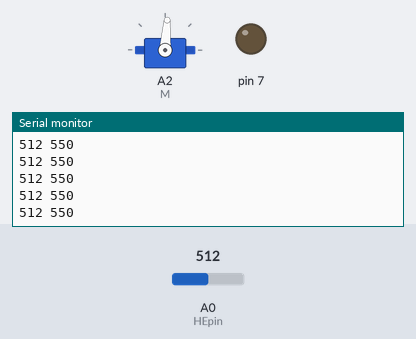
Recording of a sketch running on a simulated Arduino Uno, built with avr-gcc and run on an emulated ATmega328P. Shown: servo, output pins drawn as LEDs (lit = HIGH), the last lines printed to the serial monitor. The inputs (shaded band) are chosen by the test bench; at power-on: A0 (HEpin) = 512.

Above: at 1.2 s.
1.3 s: A0 (HEpin) set to 991
At 2.1 s:
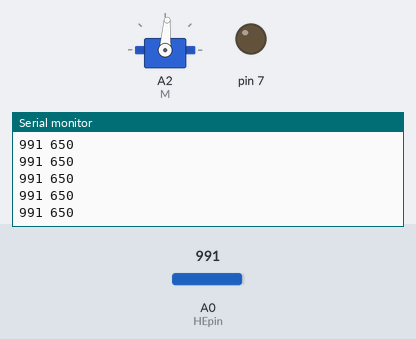
2.8 s: A0 (HEpin) set to 1014
At 3.7 s:
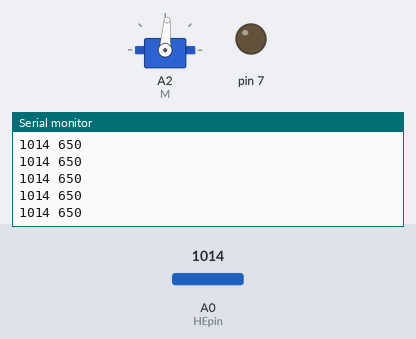
Timing chart, 0 to 5.8 s (numbered marks = the images above; inputs shaded):
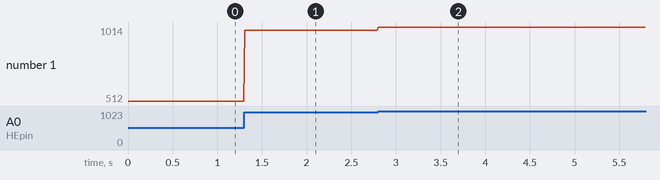

Measured:
- after the input at 1.3 s, the serial monitor: prints a new line at once (image 1)
- after the input at 2.8 s, the serial monitor: prints a new line at once (image 2)
- plotted number 1: 512 → 991 after the input at 1.3 s, 991 → 1014 after the input at 2.8 s

The sketch:

HEADC_Check.ino
```cpp
#include<Servo.h>
Servo M;
int HEsense,HEpin=A0,HED=0;
int x;
void setup() {
    pinMode(7,OUTPUT);
    digitalWrite(7,LOW);
    pinMode(HEpin,INPUT);
    M.attach(A2);
    Serial.begin(9600);
    M.write(86);
}
int HEADC()   //Hall Effect Analog To Digit Converter
{
    HEsense=analogRead(HEpin);
    Serial.print(HEsense);
    Serial.print(" ");
    if(HEsense<=611 && HEsense>=576)
        HED=600;
    else if(HEsense>=647)
        HED=650;
    else if(HEsense<=557)
        HED=550;
    return HED;
}

void loop() {
    x=HEADC();
    Serial.println(x);
    delay(10);
}
```
